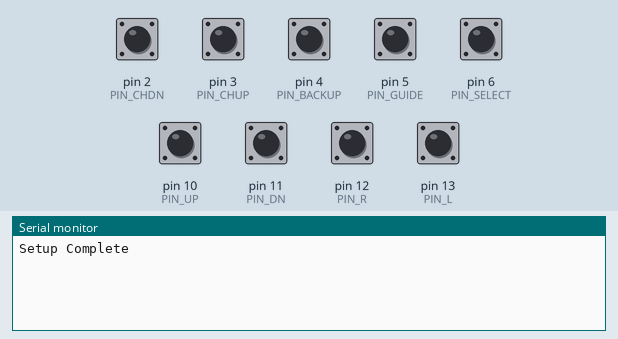
Bench run of a sketch on a simulated Arduino Uno, built with avr-gcc and run on an emulated ATmega328P. Parts: the last lines printed to the serial monitor. The test bench sets the inputs (shaded band); at power-on: pin 2 (PIN_CHDN), pin 3 (PIN_CHUP), pin 4 (PIN_BACKUP), pin 5 (PIN_GUIDE), pin 6 (PIN_SELECT), pin 10 (PIN_UP), pin 11 (PIN_DN), pin 12 (PIN_R), pin 13 (PIN_L) HIGH.

Above: at 1.2 s.
1.3 s: pin 2 (PIN_CHDN) pulled LOW for 0.15 s
At 2.6 s:
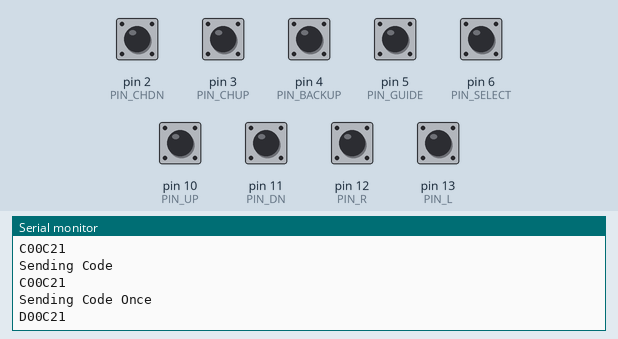
2.9 s: pin 5 (PIN_GUIDE) pulled LOW for 0.15 s
At 4.2 s:
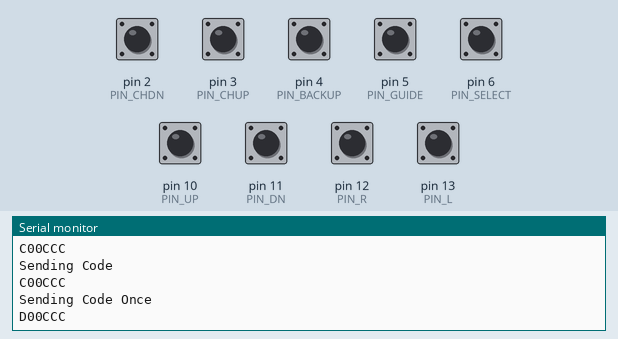
4.5 s: pin 6 (PIN_SELECT) pulled LOW for 0.15 s
At 5.2 s:
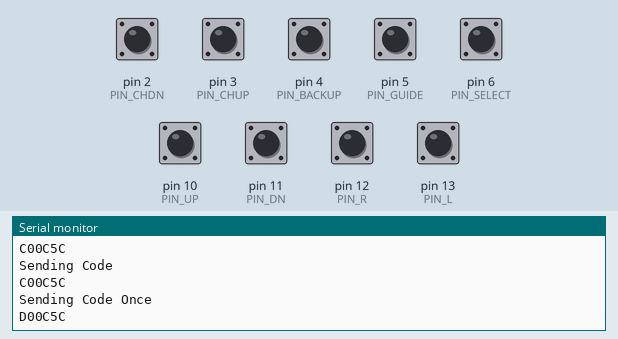
6.1 s: pin 12 (PIN_R) pulled LOW for 0.15 s
At 7.1 s:
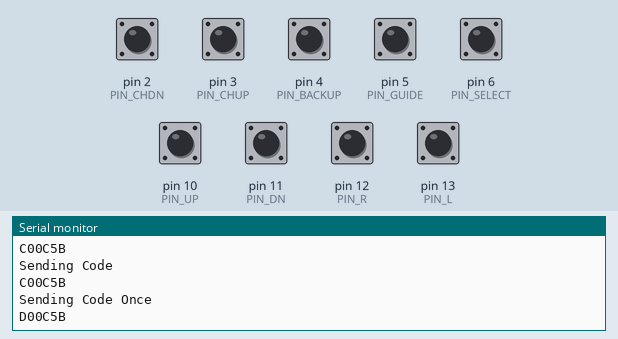
7.7 s: pin 13 (PIN_L) pulled LOW for 0.15 s
At 9.0 s:
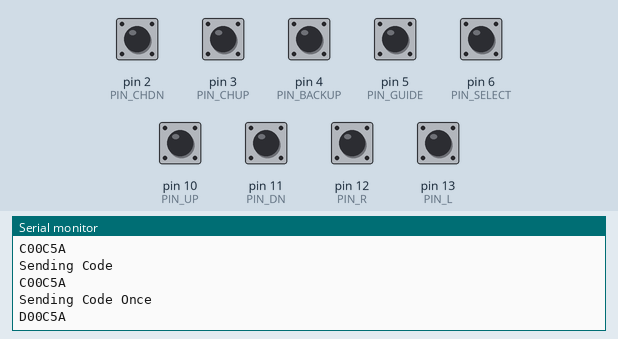
9.3 s: pin 3 (PIN_CHUP) pulled LOW for 0.15 s
At 9.67 s:
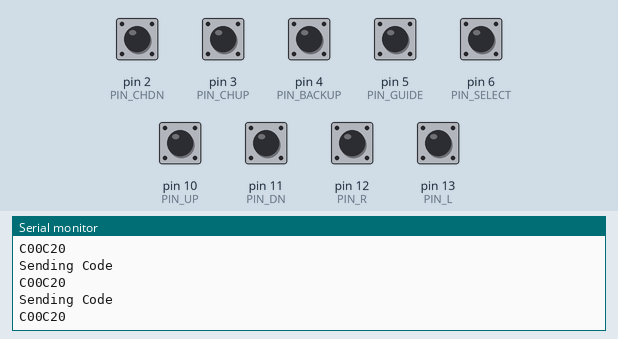

The sketch:

ir_skyremote.ino
```cpp
#include <IRremote.h>
#include <IRremoteInt.h>
#include "ir_skyremote.h"


int sending = 0;
unsigned long lastsent;
IRsend irsend;


void setup()
{
  // Pin 9 is output for IR setup is done in the library
  pinMode(PIN_UP, INPUT_PULLUP);
  pinMode(PIN_DN, INPUT_PULLUP);
  pinMode(PIN_L, INPUT_PULLUP);
  pinMode(PIN_R, INPUT_PULLUP);
  pinMode(PIN_GUIDE, INPUT_PULLUP);
  pinMode(PIN_SELECT, INPUT_PULLUP);
  pinMode(PIN_BACKUP, INPUT_PULLUP);
  pinMode(PIN_CHUP, INPUT_PULLUP);
  pinMode(PIN_CHDN, INPUT_PULLUP);
  Serial.begin(9600);
  Serial.println("Setup Complete");
}

int scanKeys () {
  int keyscanned = 0;
  //scan_directions
  for ( int i = 10; i < 14 ; i++) {
    if (digitalRead(i) == LOW) {
      keyscanned = i;
    }
  }
  for ( int i = 2; i < 7 ; i++) {
    if (digitalRead(i) == LOW) {
      keyscanned = i;
    }
  }
  return keyscanned;
}

void sendSkyCode (unsigned long code) {
  for (int i = 0; i < 3; i++) {
    //RC6 requires we send the code three times
    //We send keyup event seperately once it's been released.
    Serial.println("Sending Code");
    Serial.println(code,HEX);
    irsend.sendRC6(code, 24);
  }
  lastsent = code;
  sending = 1;
}

void sendSkyCodeOnce (unsigned long code) {
  Serial.println("Sending Code Once");
  Serial.println(code, HEX);
  irsend.sendRC6(code, 24);
}


void loop()
{

  switch (scanKeys()) {
    case PIN_UP:
      sendSkyCode(SKYPLUS_UP);
      break;
    case PIN_DN:
      sendSkyCode(SKYPLUS_DN);
      break;
    case PIN_L:
      sendSkyCode(SKYPLUS_L);
      break;
    case PIN_R:
      sendSkyCode(SKYPLUS_R);
      break;
    case PIN_GUIDE:
      sendSkyCode(SKYPLUS_GUIDE);
      break;
    case PIN_BACKUP:
      sendSkyCode(SKYPLUS_BACKUP);
      break;
    case PIN_CHUP:
      sendSkyCode(SKYPLUS_CHUP);
      break;
    case PIN_CHDN:
      sendSkyCode(SKYPLUS_CHDN);
      break;
    case PIN_SELECT:
      sendSkyCode(SKYPLUS_SELECT);

      break;
    case 0:
    default:
      /* Send code with bit 4 inverted, essentially 'keydown event' */
      if (sending == 1) {
        sendSkyCodeOnce(lastsent + INVERT_TOGGLE);
        sending = 0;
      }
      break;

  }
  delay(125);
}
```

ir_skyremote.h
```cpp
#define INVERT_TOGGLE 0x100000
//flips bit 4
#define SKYPLUS_UP 0xC00C58
#define SKYPLUS_DN 0xC00C59
#define SKYPLUS_L 0xC00C5A
#define SKYPLUS_R 0xC00C5B
#define SKYPLUS_GUIDE 0xC00CCC
#define SKYPLUS_BACKUP 0xC00C83
#define SKYPLUS_CHUP 0xC00C20
#define SKYPLUS_CHDN 0xC00C21
#define SKYPLUS_SELECT 0xC00C5C
#define PIN_UP 10
#define PIN_DN 11
#define PIN_L 13
#define PIN_R 12
#define PIN_GUIDE 5
#define PIN_SELECT 6
#define PIN_BACKUP 4
#define PIN_CHUP 3
#define PIN_CHDN 2
```

Measured:
- after the input at 1.3 s, the serial monitor: prints a new line after 0.08 s (image 1)
- after the input at 2.9 s, the serial monitor: prints a new line at once (image 2)
- after the input at 4.5 s, the serial monitor: prints a new line after 0.06 s (image 3)
- after the input at 6.1 s, the serial monitor: prints a new line after 0.11 s (image 4)
- after the input at 7.7 s, the serial monitor: prints a new line at once (image 5)
- after the input at 9.3 s, the serial monitor: prints a new line after 0.09 s (image 6)
